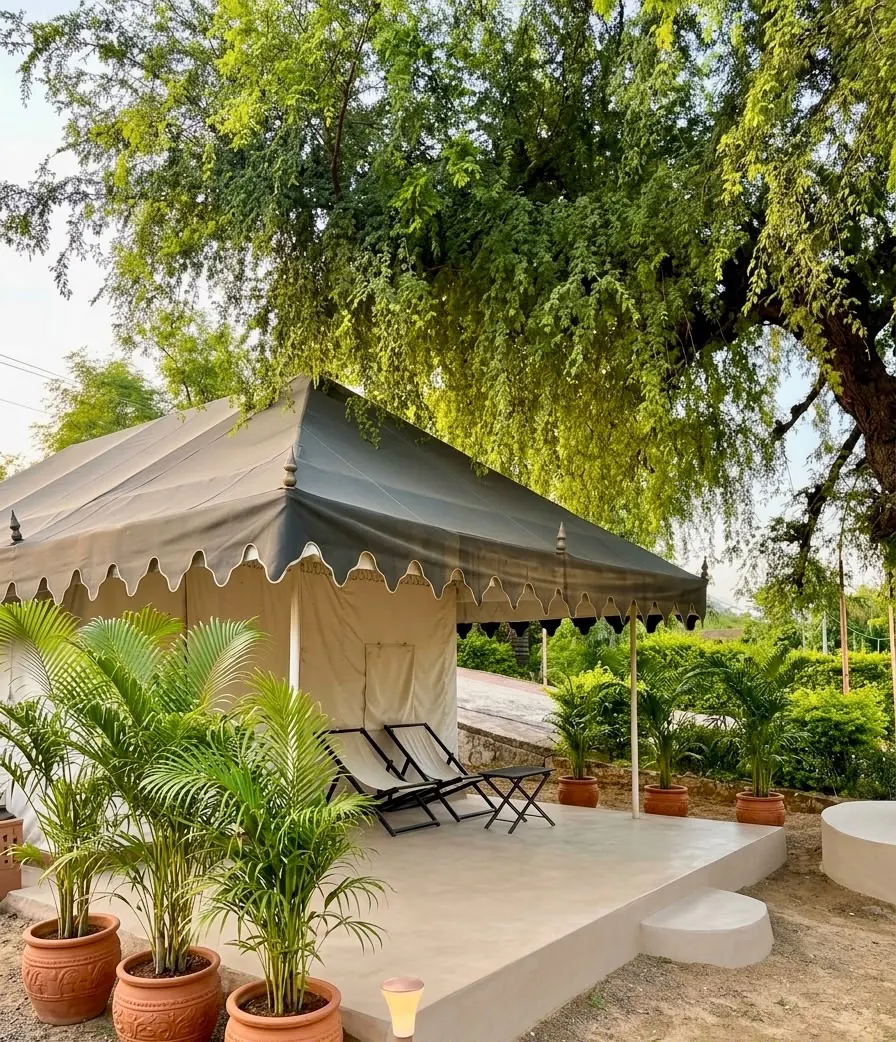
#> input picture output/production-config-check/images/photo-1-1600.webp, 896 x 1042 px, given in place of pushkar-website-logo-withoutbg.webp, which was not available
$ python assets.py
#> lines starting #> are read from the running program, lines starting #| are printed output that depends on the picture; pictures that were not available may be replaced by others from this repository, and a replacement may not be noted
from pathlib import Path
from PIL import Image, ImageOps, ImageDraw
import json, shutil

root = Path(__file__).resolve().parent.parent
files = sorted(root.glob('pushkar image*.jpeg'))
out = root / 'public' / 'images'
out.mkdir(parents=True, exist_ok=True)
sheet = Image.new('RGB', (1200, 1080), '#fff8ee')
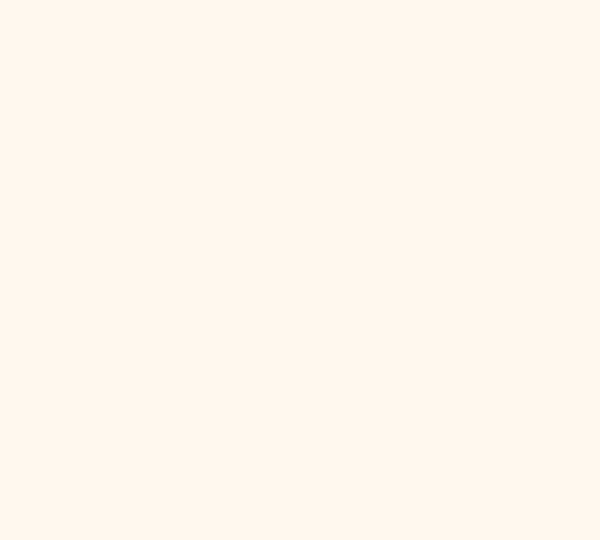
#> sheet: PIL image 1200x1080 RGB (shown at 1/2 size); mean R, G, B 255, 248, 238
draw = ImageDraw.Draw(sheet)
manifest = {}
for i, source in enumerate(files):
    im = ImageOps.exif_transpose(Image.open(source)).convert('RGB')
    name = source.stem.replace('pushkar image-', 'photo-')
    manifest[name] = {'source': source.name, 'width': im.width, 'height': im.height}
    for width in [480, 768, 960, 1600]:
        copy = im.copy()
        copy.thumbnail((width, width * 3))
        copy.save(out / f'{name}-{width}.webp', 'WEBP', quality=78, method=6)
    thumb = ImageOps.fit(im, (380, 220))
    x, y = (i % 3) * 400 + 10, (i // 3) * 270 + 10
    sheet.paste(thumb, (x, y))
    draw.text((x, y + 225), f'{source.name} / {im.width} x {im.height}', fill='#3b1d0f')
qa = root / 'output' / 'playwright'
qa.mkdir(parents=True, exist_ok=True)
sheet.save(qa / 'asset-contact-sheet.jpg')
(out / 'manifest.json').write_text(json.dumps(manifest, indent=2))
for name in ['pushkar-website-logo-withoutbg.webp', 'pushkar-website-logo.webp']:
    shutil.copy2(root / name, out / name)
logo = Image.open(root / 'pushkar-website-logo-withoutbg.webp').convert('RGBA')
logo.thumbnail((460, 280))
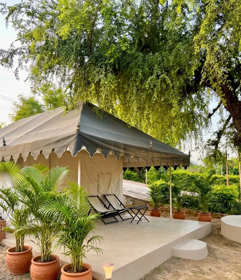
#> logo: PIL image 241x280 RGBA; mean R, G, B, A 132.7, 128.4, 85.7, 255
logo.save(out / 'logo-display.webp', 'WEBP', quality=85, method=6)
print(json.dumps(manifest, indent=2))

$ run again, on output/production-config-check/images/photo-2a-1600.webp
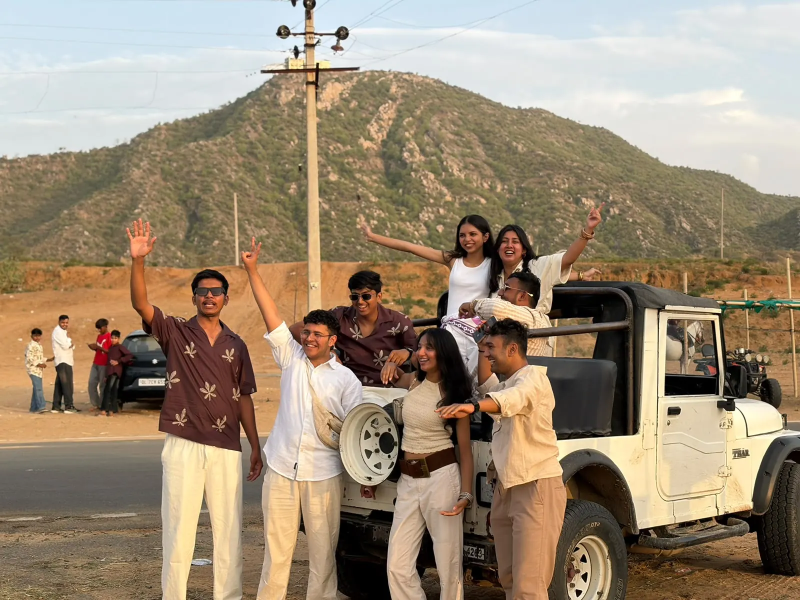
#> input picture output/production-config-check/images/photo-2a-1600.webp, 1600 x 1200 px, given in place of pushkar-website-logo-withoutbg.webp, which was not available (shown at 1/2 size)
#> `logo.thumbnail((460, 280))`:
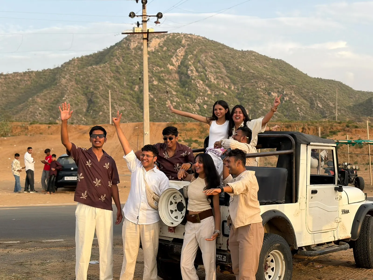
#> logo: PIL image 373x280 RGBA; mean R, G, B, A 155.3, 138.7, 117.4, 255
